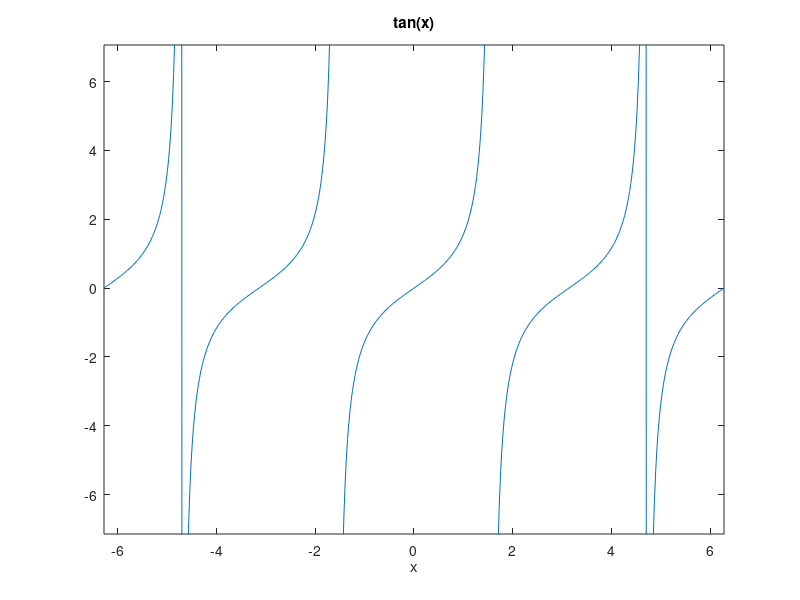

The MATLAB script that drew this image: (Note: this script raises an error after producing the figure.)
x = 0:pi/40:4*pi;
ezplot('tan(x)')
gtext('text')
gtext( 'X marks the spot' )
plot(x,sin(x), x, cos(x), 'om--')

%%%%%%%%%Very wonderful om--


